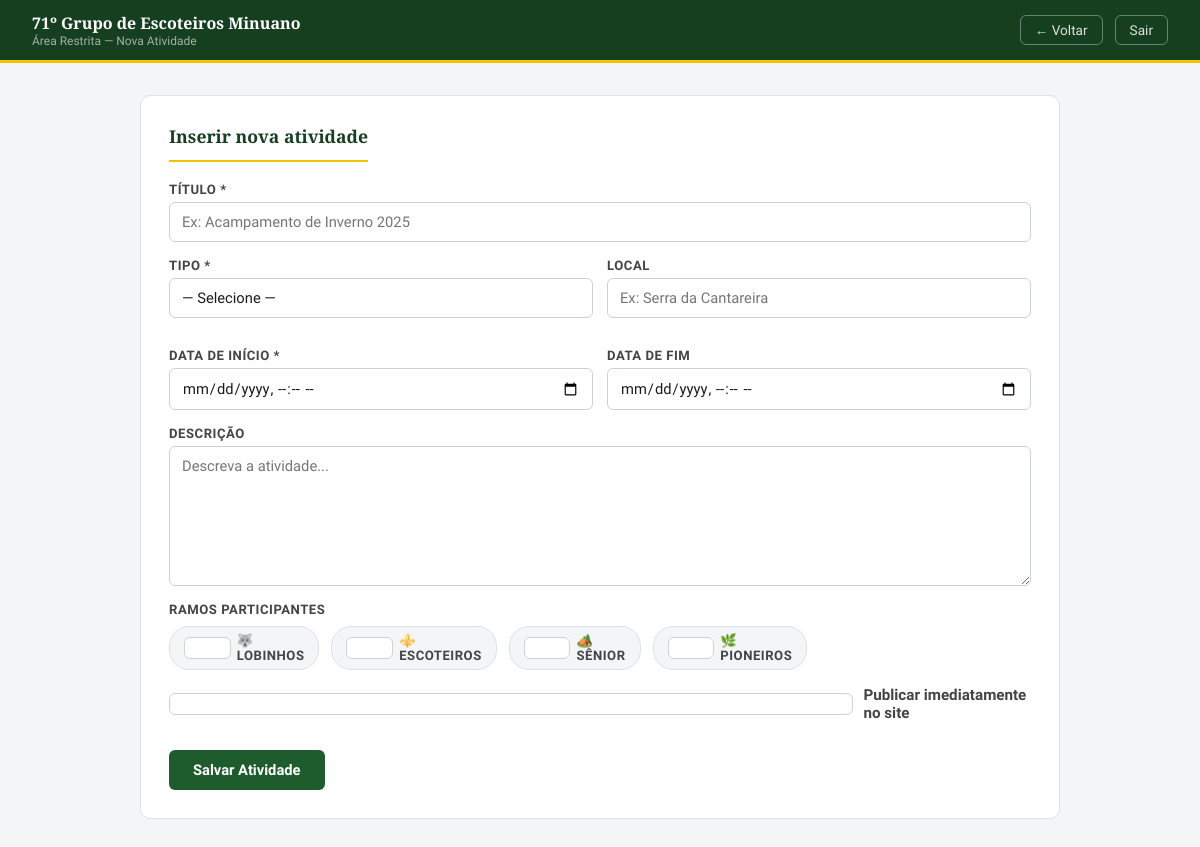
/admin/atividade-insere.php (signed in), run on the app's committed database.
### tables this page shows
CREATE TABLE `ramos` (
  `id` int(10) UNSIGNED NOT NULL,
  `nome` varchar(80) NOT NULL,
  `slug` varchar(80) NOT NULL,
  `descricao` text DEFAULT NULL,
  `idade_min` decimal(4,1) NOT NULL,
  `idade_max` decimal(4,1) NOT NULL,
  `icone` varchar(10) DEFAULT NULL,
  `cor_fundo` varchar(7) DEFAULT NULL,
  `ordem` tinyint(3) UNSIGNED NOT NULL DEFAULT 0,
  `ativo` tinyint(1) NOT NULL DEFAULT 1,
  `created_at` datetime NOT NULL DEFAULT current_timestamp(),
  `updated_at` datetime NOT NULL DEFAULT current_timestamp() ON UPDATE current_timestamp()
);

### admin/atividade-insere.php (the view, shortened to what this page needs)
<?php
$db   = getDB();
$ramos = $db->query("SELECT id, nome, icone FROM ramos WHERE ativo = 1 ORDER BY ordem")->fetchAll();
?>
<!DOCTYPE html>
<html lang="pt-BR">
<head>
  <link rel="stylesheet" href="../assets/css/main.css">
  <link rel="stylesheet" href="../assets/css/admin.css">
</head>
<body>
  <div class="topo">
    <div class="topo-texto">
      <h1>71º Grupo de Escoteiros Minuano</h1>
      <p>Área Restrita — Nova Atividade</p>
    </div>
    <div class="topo-direita">
      <a href="atividades.php" class="btn-voltar">← Voltar</a>
      <a href="../logout.php" class="btn-sair">Sair</a>
    </div>
  </div>
  <div class="admin-wrap">
    <div class="card">
      <h2>Inserir nova atividade</h2>
      <form method="POST" action="" autocomplete="off">
        <div class="form-group">
          <label for="titulo">Título *</label>
          <input type="text" id="titulo" name="titulo" required maxlength="200"
                 placeholder="Ex: Acampamento de Inverno 2025"
                 value="<?= htmlspecialchars($_POST['titulo'] ?? '') ?>">
        </div>
        <div class="form-grid">
          <div class="form-group">
            <label for="tipo">Tipo *</label>
            <select id="tipo" name="tipo" required>
              <option value="">— Selecione —</option>
            </select>
          </div>
          <div class="form-group">
            <label for="local">Local</label>
            <input type="text" id="local" name="local" maxlength="200"
                   placeholder="Ex: Serra da Cantareira"
                   value="<?= htmlspecialchars($_POST['local'] ?? '') ?>">
          </div>
          <div class="form-group">
            <label for="data_inicio">Data de início *</label>
            <input type="datetime-local" id="data_inicio" name="data_inicio" required
                   value="<?= htmlspecialchars($_POST['data_inicio'] ?? '') ?>">
          </div>
          <div class="form-group">
            <label for="data_fim">Data de fim</label>
            <input type="datetime-local" id="data_fim" name="data_fim"
                   value="<?= htmlspecialchars($_POST['data_fim'] ?? '') ?>">
          </div>
        </div>
        <div class="form-group">
          <label for="descricao">Descrição</label>
          <textarea id="descricao" name="descricao" rows="4"
                    placeholder="Descreva a atividade..."><?= htmlspecialchars($_POST['descricao'] ?? '') ?></textarea>
        </div>
        <div class="form-group">
          <label>Ramos participantes</label>
          <div class="checkboxes">
            <?php foreach ($ramos as $ramo): ?>
              <label class="checkbox-item">
                <input type="checkbox" name="ramos[]" value="<?= $ramo['id'] ?>"
                  <?= in_array($ramo['id'], $_POST['ramos'] ?? []) ? 'checked' : '' ?>>
                <?= $ramo['icone'] ?> <?= htmlspecialchars($ramo['nome']) ?>
              </label>
            <?php endforeach; ?>
          </div>
        </div>
        <div class="form-group" style="flex-direction:row;align-items:center;gap:10px;margin-top:4px">
          <input type="checkbox" id="publicado" name="publicado" value="1"
                 <?= isset($_POST['publicado']) ? 'checked' : '' ?>>
          <label for="publicado" style="text-transform:none;letter-spacing:0;font-size:.95rem;cursor:pointer">
            Publicar imediatamente no site
          </label>
        </div>
        <button type="submit" class="btn-primary" style="margin-top:12px">Salvar Atividade</button>
      </form>
    </div>
  </div>
</body>
</html>

### assets/css/admin.css (style rules this page uses)
*, *::before, *::after { box-sizing: border-box; margin: 0; padding: 0; }
:root { --verde: #1e5c2e; --verde-escuro: #163f20; --verde-claro: #2d7a40; --amarelo: #f5c200; --branco: #ffffff; --cinza-bg: #f4f5f7; }
body { font-family: 'Source Sans 3', sans-serif; background: var(--cinza-bg); min-height: 100vh; }
.topo { background: var(--verde-escuro); border-bottom: 3px solid var(--amarelo); padding: 12px 32px; display: flex; align-items: center; justify-content: space-between; gap: 14px; }
.topo-texto h1 { font-family: 'Playfair Display', serif; font-size: 1rem; color: var(--branco); }
.topo-texto p { font-size: 0.75rem; color: rgba(255,255,255,0.6); }
.topo-direita { display: flex; align-items: center; gap: 12px; }
.btn-voltar, .btn-sair { font-size: 0.85rem; padding: 6px 14px; border-radius: 6px; text-decoration: none; border: 1.5px solid rgba(255,255,255,0.35); color: rgba(255,255,255,0.85); transition: background 0.2s; }
.admin-wrap { max-width: 960px; margin: 0 auto; padding: 32px 20px 60px; }
.card { background: var(--branco); border: 1px solid #dde1e8; border-radius: 10px; padding: 28px; margin-bottom: 24px; }
.card h2 { font-family: 'Playfair Display', serif; font-size: 1.1rem; color: var(--verde-escuro); margin-bottom: 20px; padding-bottom: 12px; border-bottom: 2px solid var(--amarelo); display: inline-block; }
.form-group { display: flex; flex-direction: column; gap: 5px; margin-bottom: 16px; }
.form-group label { font-size: 0.82rem; font-weight: 600; color: #444; text-transform: uppercase; letter-spacing: .04em; }
.form-group input, .form-group select, .form-group textarea { border: 1px solid #cdd1d9; border-radius: 6px; padding: 10px 12px; font-size: 0.92rem; font-family: 'Source Sans 3', sans-serif; transition: border-color .2s; outline: none; }
.btn-primary { background: var(--verde); color: white; border: none; border-radius: 6px; padding: 11px 24px; font-family: 'Source Sans 3', sans-serif; font-size: 0.92rem; font-weight: 700; cursor: pointer; text-decoration: none; display: inline-block; transition: background .2s; }

### assets/css/base.css (style rules this page uses)
:root { --navy: #1e6b35; --navy-dark: #134d24; --navy-light: #2a8a44; --gold: #e8b800; --gold-light: #f5d000; --green: #1e6b35; --cream: #f5faf0; --white: #ffffff; --gray-light: #f0f5ec; --gray: #555; --text: #1a1a1a; --border: #c8ddc0; }
* { margin: 0; padding: 0; box-sizing: border-box; }
body { font-family: 'Source Sans 3', sans-serif; color: var(--text); background: var(--cream); font-size: 16px; }
.btn-primary { display: inline-block; background: var(--gold); color: var(--navy-dark); font-weight: 700; font-size: 0.95rem; padding: 12px 30px; border-radius: 3px; text-decoration: none; transition: background 0.2s, transform 0.1s; border: none; cursor: pointer; }
html { scroll-behavior: smooth; }

### assets/css/components.css (style rules this page uses)
.card { background: white; border: 1px solid var(--border); border-radius: 6px; overflow: hidden; transition: box-shadow 0.2s, transform 0.2s; }
.form-grid { display: grid; grid-template-columns: 1fr 1fr; gap: 24px; }
.form-group { display: flex; flex-direction: column; gap: 6px; }
.form-group label { font-size: 0.85rem; font-weight: 700; color: var(--navy); text-transform: uppercase; letter-spacing: 0.04em; }
.form-group input, .form-group select, .form-group textarea { width: 100%; padding: 12px 16px; border: 2px solid var(--border); border-radius: 4px; font-family: 'Source Sans 3', sans-serif; font-size: 0.95rem; color: var(--text); background: white; transition: border-color 0.2s, box-shadow 0.2s; outline: none; appearance: none; }
.form-group textarea { min-height: 140px; resize: vertical; }

### admin/atividade-insere.php (style rules this page uses)
.form-grid { display: grid; grid-template-columns: 1fr 1fr; gap: 14px; }
.checkboxes { display: flex; flex-wrap: wrap; gap: 12px; margin-top: 4px; }
.checkbox-item { display: flex; align-items: center; gap: 6px; font-size: .92rem; cursor: pointer; background: #f4f5f7; padding: 6px 14px; border-radius: 20px; border: 1px solid #dde1e8; transition: background .2s; text-transform: none; letter-spacing: 0; font-weight: 400; }
.checkbox-item input { cursor: pointer; }

### data on the page
ramos: icone "🐺", nome "LOBINHOS"
ramos: icone "⚜️", nome "ESCOTEIROS"
ramos: icone "🏕️", nome "SÊNIOR"
ramos: icone "🌿", nome "PIONEIROS"
